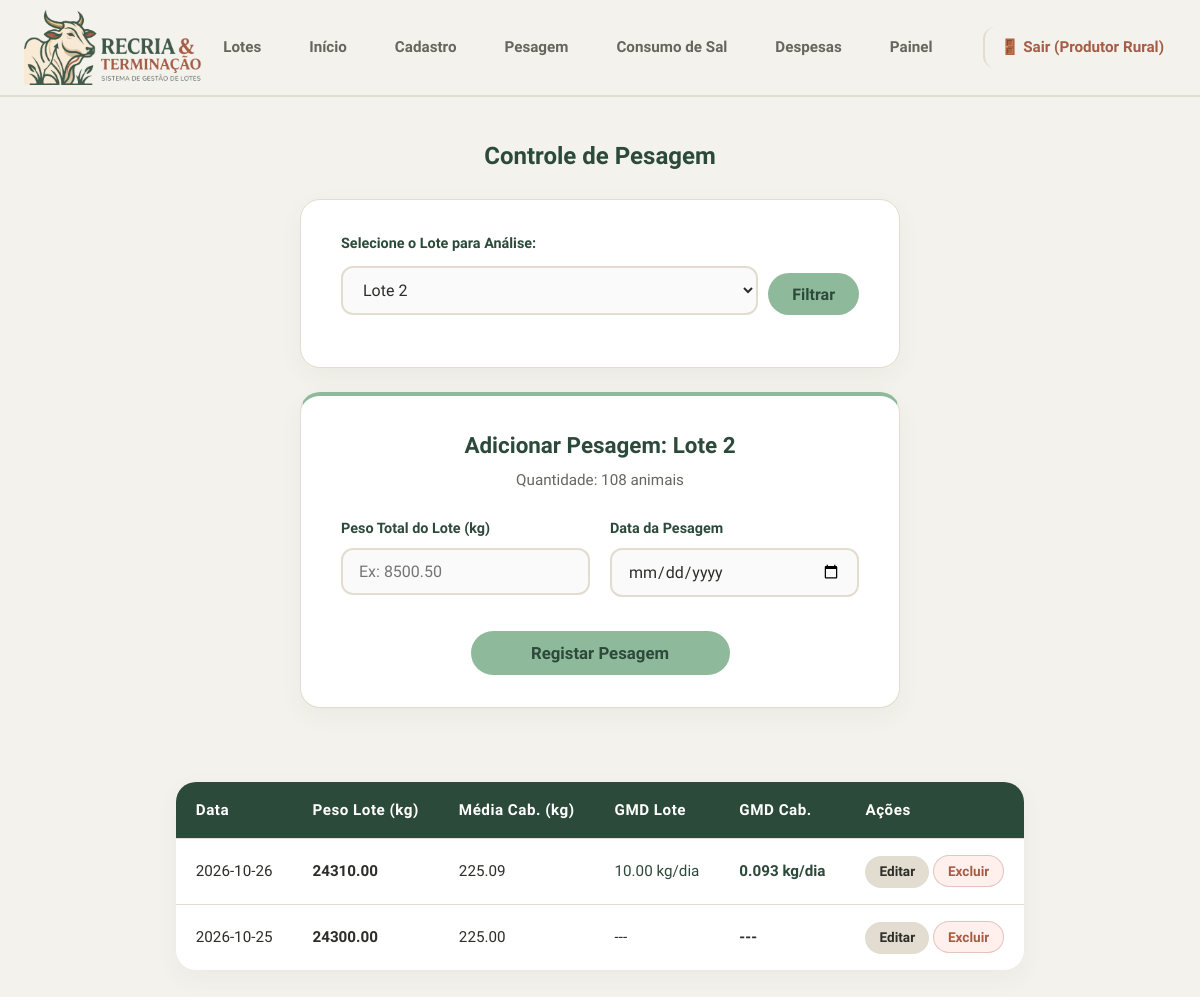
The app's page /pesagem?lote_id=3 (signed in) with its own data.
### tables this page shows
CREATE TABLE lotes (
                    id INTEGER PRIMARY KEY AUTOINCREMENT,
                    identificacao TEXT NOT NULL,
                    fase_atual TEXT NOT NULL,
                    categoria_animal TEXT,
                    data_inicio TEXT,
                    qtd_cabecas INTEGER,
                    custo_bezerro_unitario REAL,
                    custo_total_compra REAL,
                    valor_venda_total REAL,
                    total_arrobas_vendidas REAL,
                    status TEXT DEFAULT 'Em Andamento'
                , frigorifico_comprador TEXT, qtd_vendida_total INTEGER DEFAULT 0);

CREATE TABLE pesagens (
                    id INTEGER PRIMARY KEY AUTOINCREMENT,
                    lote_id INTEGER,
                    peso REAL,
                    data TEXT,
                    FOREIGN KEY(lote_id) REFERENCES lotes(id) ON DELETE CASCADE
                );

### app.py (the view, shortened to what this page needs)
@app.route('/pesagem', methods=['GET', 'POST'])
def pesagem():
    if 'usuario_id' not in session:
        return redirect(url_for('login'))
    conexao = conectar()
    lotes = conexao.execute('SELECT id, identificacao FROM lotes WHERE status != "Finalizado"').fetchall()
    lote_id = request.args.get('lote_id')
    lote_selecionado = None
    pesagens_processadas = []
    if lote_id:
        lote_selecionado = conexao.execute('SELECT * FROM lotes WHERE id = ?', (lote_id,)).fetchone()
        pesagens_raw = conexao.execute('''
            SELECT id, peso, data
            FROM pesagens
            WHERE lote_id = ?
            ORDER BY data ASC
        ''', (lote_id,)).fetchall()
        qtd_cabecas = lote_selecionado['qtd_cabecas'] if lote_selecionado and lote_selecionado['qtd_cabecas'] else 1
        for i in range(len(pesagens_raw)):
            p_atual = dict(pesagens_raw[i])
            p_atual['gmd_lote'] = None
            p_atual['gmd_cabeca'] = None
            if i > 0:
                p_anterior = pesagens_raw[i-1]
                data_atual = datetime.strptime(p_atual['data'], '%Y-%m-%d')
                data_anterior = datetime.strptime(p_anterior['data'], '%Y-%m-%d')
                dias = (data_atual - data_anterior).days
                if dias > 0:
                    ganho_peso = p_atual['peso'] - p_anterior['peso']
                    p_atual['gmd_lote'] = ganho_peso / dias
                    p_atual['gmd_cabeca'] = (ganho_peso / dias) / qtd_cabecas
            pesagens_processadas.append(p_atual)
        pesagens_processadas.reverse()
    conexao.close()
    return render_template('pesagem.html', lotes=lotes, pesagens=pesagens_processadas, lote_selecionado=lote_selecionado)

### app.py (called while the page is built)
@app.context_processor
def inject_csrf_token():
    if 'csrf_token' not in session:
        session['csrf_token'] = secrets.token_hex(32)
    return dict(csrf_token=session['csrf_token'])

@app.before_request
def verificar_seguranca_global():
    if 'csrf_token' not in session:
        session['csrf_token'] = secrets.token_hex(32)
    rotas_livres = ['login', 'static', 'api_cotacoes']
    if request.endpoint not in rotas_livres and 'usuario_id' not in session:
        return redirect(url_for('login'))
    if request.method == 'POST' and request.endpoint not in ['api_cotacoes', 'login']:
        token = request.form.get('csrf_token') or request.headers.get('X-CSRF-Token')
        if not token or token != session.get('csrf_token'):
            return "Erro 403: Falha na validação CSRF. Requisição rejeitada por segurança.", 403

### config_banco.py (called while the page is built)
def conectar():
    conexao = sqlite3.connect('dados.db')
    conexao.row_factory = sqlite3.Row
    conexao.execute('PRAGMA foreign_keys = ON;')
    return conexao

### templates/pesagem.html (shortened to what this page needs)
{% extends "base.html" %}
{% block conteudo %}
<h2 style="text-align: center; color: var(--verde-escuro);">Controle de Pesagem</h2>
<form action="{{ url_for('pesagem') }}" method="GET" class="form-caixa" style="margin-bottom: 24px;">
    <div class="campo">
        <label style="font-weight: bold; color: var(--verde-escuro);">Selecione o Lote para Análise:</label>
        <div style="display: flex; gap: 10px; align-items: flex-end;">
            <select name="lote_id" required style="flex: 1; margin-bottom: 0;">
                {% for lote in lotes %}
                <option value="{{ lote.id }}" {% if lote_selecionado and lote.id == lote_selecionado.id %}selected{% endif %}>
                    {{ lote.identificacao }}
                </option>
                {% endfor %}
            </select>
            <button type="submit" style="width: auto; padding: 0 24px; margin-bottom: 0; height: 42px;">Filtrar</button>
        </div>
    </div>
</form>
{% if lote_selecionado %}
<form action="{{ url_for('pesagem') }}" method="POST" class="form-caixa" style="border-top: 4px solid var(--verde-salvia);">
    <div style="width: 100%; text-align: center; margin-bottom: 24px; display: flex; flex-direction: column; align-items: center; justify-content: center;">
        <h3 style="margin: 0; color: var(--verde-escuro); font-size: 1.4rem; text-align: center;">Adicionar Pesagem: {{ lote_selecionado.identificacao }}</h3>
        <p style="color: var(--texto-suave); font-size: 0.95rem; margin-top: 4px; text-align: center;">Quantidade: {{ lote_selecionado.qtd_cabecas }} animais</p>
    </div>
    <div style="display: flex; gap: 20px; margin-bottom: 24px;">
        <div class="campo" style="flex: 1; margin: 0;">
            <label style="font-weight: bold;">Peso Total do Lote (kg)</label>
            <input type="number" step="0.01" name="peso" placeholder="Ex: 8500.50" required style="width: 100%;">
        </div>
        <div class="campo" style="flex: 1; margin: 0;">
            <label style="font-weight: bold;">Data da Pesagem</label>
            <input type="date" name="data" required style="width: 100%;">
        </div>
    </div>
    <div style="text-align: center;">
        <button type="submit" style="width: 50%; padding: 12px; font-size: 1.05rem;">Registar Pesagem</button>
    </div>
</form>
<div class="tabela-container" style="margin-top: 32px;">
    <table class="tabela-dados">
        <thead>
            <tr>
                <th>Data</th>
                <th>Peso Lote (kg)</th>
                <th>Média Cab. (kg)</th>
                <th>GMD Lote</th>
                <th>GMD Cab.</th>
                <th>Ações</th>
            </tr>
        </thead>
        <tbody>
            {% for p in pesagens %}
            <tr>
                <td>{{ p.data }}</td>
                <td style="font-weight: bold;">{{ "%.2f"|format(p.peso) }}</td>
                <td>
                    {% if lote_selecionado.qtd_cabecas %}
                        {{ "%.2f"|format(p.peso / lote_selecionado.qtd_cabecas) }}
                    {% else %}
                        ---
                    {% endif %}
                </td>
                <td style="color: {% if p.gmd_lote and p.gmd_lote > 0 %}var(--verde-escuro){% else %}var(--texto){% endif %};">
                    {% if p.gmd_lote != None %}{{ "%.2f"|format(p.gmd_lote) }} kg/dia{% else %}---{% endif %}
                </td>
                <td style="color: {% if p.gmd_cabeca and p.gmd_cabeca > 0 %}var(--verde-escuro){% else %}var(--texto){% endif %}; font-weight: bold;">
                    {% if p.gmd_cabeca != None %}{{ "%.3f"|format(p.gmd_cabeca) }} kg/dia{% else %}---{% endif %}
                </td>
                <td>
                    <a href="{{ url_for('editar_pesagem', id=p.id) }}" class="btn-tabela-secundario">Editar</a>
                    <form action="{{ url_for('excluir_pesagem', id=p.id) }}" method="POST" style="display:inline;" onsubmit="return confirm('Apagar este registro?');">
                        <button type="submit" class="btn-tabela-excluir">Excluir</button>
                    </form>
                </td>
            </tr>
            {% else %}
            <tr>
                <td colspan="6" style="text-align: center; color: var(--texto-suave); padding: 24px;">Nenhum peso registrado para este lote.</td>
            </tr>
            {% endfor %}
        </tbody>
    </table>
</div>
{% endif %}
{% endblock %}

### static/style.css (style rules this page uses)
* { box-sizing: border-box; margin: 0; padding: 0; }
:root { --verde-salvia: #8FB99B; --verde-escuro: #2C4A3A; --creme: #F4F2EC; --branco: #FFFFFF; --terracota: #E8B4A0; --terracota-escuro: #A65D45; --texto: #2D2D2A; --texto-suave: #66665D; --borda: #E2DDD0; --raio: 20px; --raio-peq: 12px; --sombra-suave: 0 8px 24px rgba(44, 74, 58, 0.05); --sombra-hover: 0 16px 32px rgba(44, 74, 58, 0.12); --transicao: all 0.3s cubic-bezier(0.25, 0.8, 0.25, 1); }
body { font-family: 'Nunito Sans', Arial, sans-serif; background-color: var(--creme); color: var(--texto); line-height: 1.6; display: flex; flex-direction: column; min-height: 100vh; }
h1, h2, h3, h4 { font-family: 'Baloo 2', 'Nunito Sans', sans-serif; color: var(--verde-escuro); font-weight: 700; text-align: center; margin-bottom: 24px; }
.form-caixa { background-color: var(--branco); border: 1px solid var(--borda); border-radius: var(--raio); padding: 32px 40px; width: 100%; max-width: 600px; margin: 0 auto 32px auto; box-shadow: var(--sombra-suave); }
.form-caixa h3 { margin-bottom: 24px; font-size: 1.2rem; text-align: left; }
.campo { margin-bottom: 20px; width: 100%; }
.campo label { display: block; margin-bottom: 8px; font-weight: 700; font-size: 0.9rem; color: var(--verde-escuro); }
.campo input, .campo select { width: 100%; padding: 12px 16px; border: 2px solid var(--borda); border-radius: var(--raio-peq); font-size: 1rem; font-family: 'Nunito Sans', sans-serif; background-color: #FAFAFA; transition: var(--transicao); color: var(--texto); }
button, .botao { background-color: var(--verde-salvia); color: var(--verde-escuro); border: none; padding: 12px 28px; border-radius: 999px; font-size: 1rem; font-weight: 700; font-family: 'Nunito Sans', sans-serif; cursor: pointer; transition: var(--transicao); display: inline-flex; justify-content: center; align-items: center; text-decoration: none; width: 100%; margin-top: 10px; }
table { width: 100%; border-collapse: separate; border-spacing: 0; margin: 10px 0 30px; font-size: 0.95rem; background-color: var(--branco); border-radius: var(--raio); overflow: hidden; box-shadow: var(--sombra-suave); }
th, td { padding: 16px 20px; text-align: left; border-bottom: 1px solid var(--borda); vertical-align: middle; }
th { background-color: var(--verde-escuro); color: var(--branco); font-weight: 700; font-family: 'Baloo 2', sans-serif; letter-spacing: 0.5px; }
tr:last-child td { border-bottom: none; }
a.btn-tabela, a.btn-tabela-secundario, button.btn-tabela-excluir { width: auto !important; margin: 0 !important; height: 32px; padding: 0 14px; font-size: 0.85rem; font-weight: 700; border-radius: 999px; display: inline-flex; align-items: center; justify-content: center; text-decoration: none; box-shadow: none; transform: none; }
a.btn-tabela-secundario { background-color: #E2DDD0; color: var(--texto); }
button.btn-tabela-excluir { background-color: #FFF0ED; color: var(--terracota-escuro); border: 1px solid rgba(166, 93, 69, 0.3); }

### records on screen
lotes: identificacao "Lote 2", qtd_cabecas "108"
pesagens: data "2026-10-26", peso "24310.00", p.peso/lote_selecionado.qtd_cabecas "225.09", gmd_lote "10.00", gmd_cabeca "0.093"
pesagens: data "2026-10-25", peso "24300.00", p.peso/lote_selecionado.qtd_cabecas "225.00"

### other values on screen
{{ session.get('nome_usuario') }} "Produtor Rural"
form field lote_id "Lote 2"
